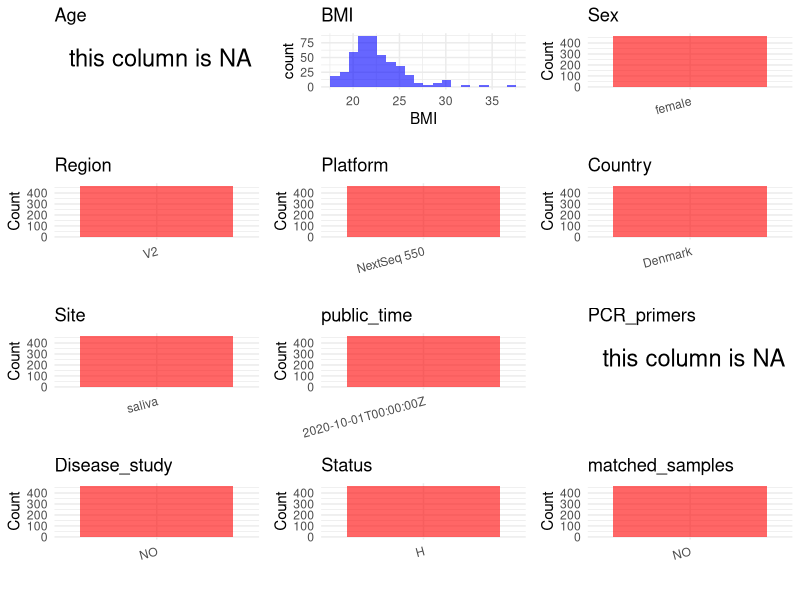

This figure's R source: (Note: this script raises an error after producing the figure.)
## ---- chunk 1
# Load necessary libraries
library(dplyr)
library(ggplot2)
library(cowplot)

# Set working directory (update this path to your local directory)
setwd("D:/metadata/4/PRJEB37731")

# Read the initial metadata files
initial_meta<-read.csv("SraRunTable.csv",header = T)
keep_ids <- paste0("SAMEA6662", 389:857)

initial_meta <- initial_meta %>%
  filter(BioSample %in% keep_ids)
# Combine the two metadata files
#meta <- rbind(initial_meta, initial_meta1)

#Remove entries non-oral samples
#initial_meta <- subset(initial_meta,BioSampleModel != "Metagenome or environmental")

# Check the number of samples containing "HT" in Sample.Name (e.g., healthy controls)
#nrow(subset(meta, grepl("HT", Sample.Name)))

# Display the first few rows of the metadata
head(initial_meta)
## ---- chunk 2
# Create a uniform metadata dataframe
metadata <- data.frame(
  BioProject = initial_meta$BioProject,
  Run = initial_meta$Run,
  sample_name = initial_meta$Sample.Name,
  Age = NA,
  BMI = initial_meta$host_body_mass_index,
  Sex=initial_meta$host_sex,
  Region = "V2",
  Platform = initial_meta$Instrument,
  Country = initial_meta$geo_loc_name_country,
  Site = initial_meta$environment_.material.,
  public_time = initial_meta$ReleaseDate,
  PCR_primers = NA,
  stringsAsFactors = FALSE
)
## ---- chunk 3
# Add information obtained from the publication
#metadata$PCR_primers <- "515F-806R"
metadata$title <- "Dysbiosis of the Human Oral Microbiome During the Menstrual Cycle and Vulnerability to the External Exposures of Smoking and Dietary Sugar"
metadata$Disease_study <- "NO"
metadata$Status <- "H"
# Assign disease status based on sample_name patterns

keep_subjects <- unique(subset(metadata, Site == "saliva")$sample_name)
metadata <- subset(metadata, sample_name %in% keep_subjects)


metadata$matched_samples <- "NO"
## ---- chunk 4
# Check the number of unique runs and sample names
print(paste("Number of unique runs:", length(unique(metadata$Run))))
print(paste("Number of unique sample names:", length(unique(metadata$sample_name))))
## ---- chunk 5
# Select columns for visualization
plot_data <- metadata %>%
  select(-BioProject, -Run, -sample_name, -title)

# Function to create simple plots for each column
create_simple_plots <- function(data) {
  plots <- list()
  
  for (col in colnames(data)) {
    # Check if the column is all NA
    if (all(is.na(data[[col]]))) {
      # Create an empty plot with text indicating all NA
      p <- ggplot() +
        annotate("text", x = 0.5, y = 0.5, label = "this column is NA", size = 6) +
        labs(title = col) +
        theme_void()
    } else if (is.numeric(data[[col]])) {
      # Numeric variable: histogram
      p <- ggplot(data, aes(x = .data[[col]])) +
        geom_histogram(fill = "blue", alpha = 0.6, bins = 20, na.rm = TRUE) +
        labs(title = col) +
        theme_minimal()
    } else {
      # Categorical variable: bar plot (remove NA values)
      count_data <- as.data.frame(table(data[[col]], useNA = "ifany"))
      p <- ggplot(count_data, aes(x = reorder(Var1, -Freq), y = Freq)) +
        geom_col(fill = "red", alpha = 0.6) +
        labs(title = col, x = NULL, y = "Count") +
        theme_minimal() +
        theme(axis.text.x = element_text(angle = 15, hjust = 1))
    }
    plots[[col]] <- p
  }
  
  return(plots)
}

# Generate and arrange plots
plots <- create_simple_plots(plot_data)
p<-plot_grid(plots$Age, 
          plots$BMI, 
          plots$Sex, 
          plots$Region, 
          plots$Platform, 
          plots$Country, 
          plots$Site,
          plots$public_time, 
          plots$PCR_primers,
          plots$Disease_study,
          plots$Status,
          plots$matched_samples,# add 
          ncol = 3, align = "hv", axis = "lb")
ggsave("Metadata_Summary.png", plot = p, width = 8, height = 6, dpi = 150)
## ---- chunk 6
knitr::include_graphics("metadata_summary.png")
## ---- chunk 7
# Reorder columns to match the desired format
metadata <- metadata[, c(
  "BioProject", "Run", "sample_name", "Age", "BMI", "Sex", 
  "Region", "Platform", "Country", "Site", "public_time", 
  "PCR_primers", "title", "Disease_study", "Status","matched_samples"
)]

# Export the uniform metadata to a CSV file
write.csv(metadata, file = "metadata.csv", quote = TRUE)
head(metadata)
